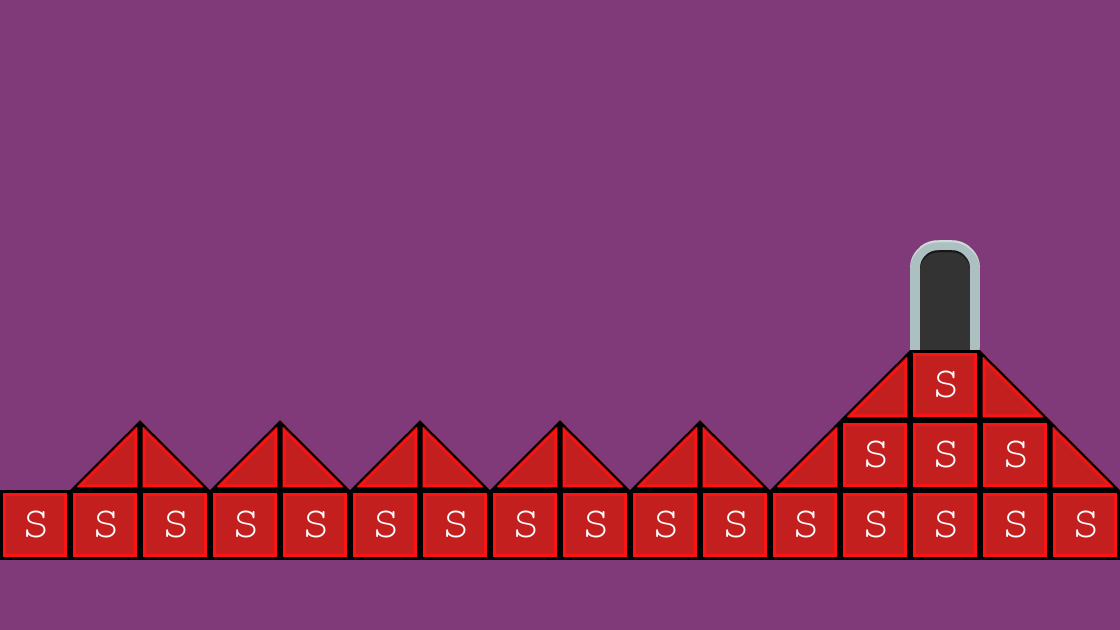

The image is a tile-based game level rendered from a .tmx file. Its description and source (layers, tilesets, objects; grid data summarised) follow:
An orthogonal 16x9 tile map with 70x70 px tiles, 1 tile layer (Tile Layer 1), 2 tilesets.

<map version="1.0" orientation="orthogonal" width="16" height="9" tilewidth="70" tileheight="70" backgroundcolor="#803979">
 <tileset firstgid="1" name="background-tiles" tilewidth="70" tileheight="70">
  <image source="../img/background-tiles.png" width="910" height="910" />
 </tileset>
 <tileset firstgid="170" name="meta-tiles" tilewidth="70" tileheight="70">
  <image source="../img/meta-tiles.png" width="350" height="70" />
 </tileset>
 <layer name="Tile Layer 1" width="16" height="9">
  <data>[144 cells, 36 non-empty, 5 distinct tile ids]</data>
 </layer>
</map>
